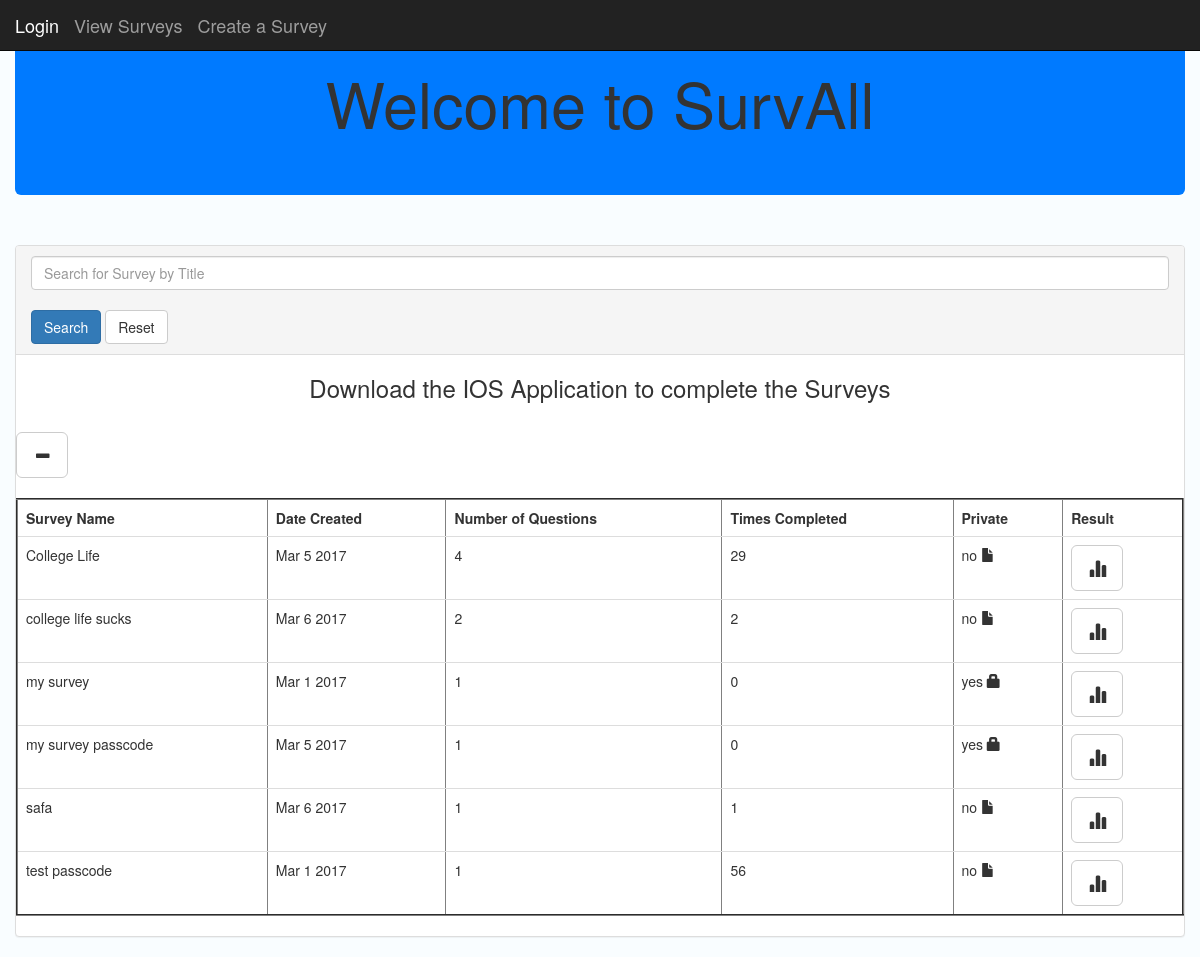
The app's page /, older data.
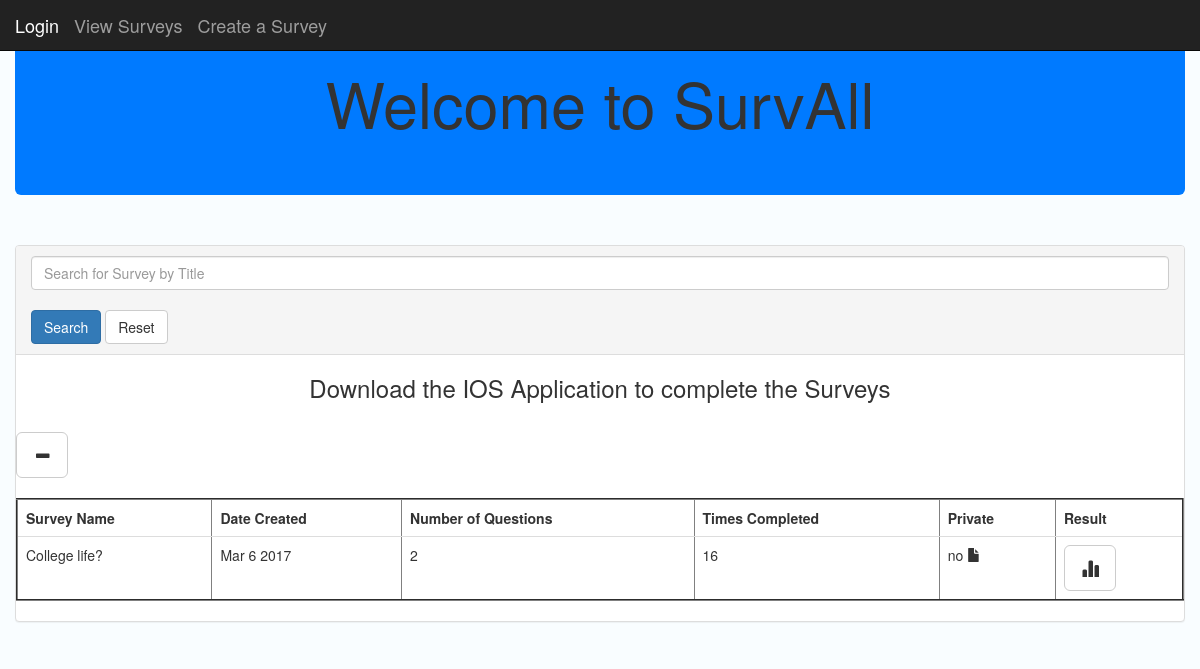
The same page, newer data.
### posts/models.py (models this page shows, shortened)
class Post(models.Model):
	title = models.CharField(max_length = 250)
	dateSurvCreated = models.DateTimeField()
	numOfQuestions = models.IntegerField( default = '1')
	numOfTimesCompleted = models.IntegerField( default = '1')
	private = models.CharField(max_length = 250, default = "no")
	passcode = models.CharField(max_length = 250, default = "code")
	def dateFormat(self):
		return self.dateSurvCreated.strftime('%b %e %Y')

### posts/views.py (the view)
# urls.py: 2. Add a URL to urlpatterns:  url(r'^$', views.home, name='home')
def home(request):
	posts = Post.objects.order_by('title')
	return render(request,'posts/home.html', {'posts':posts})

### posts/templates/posts/home.html (shortened to what this page needs)
<!DOCTYPE html>
<html lang="en">
  <head>
    {% load static %}
    <link rel="stylesheet" href="https://maxcdn.bootstrapcdn.com/bootstrap/3.3.7/css/bootstrap.min.css">
  </head>
	<nav class="navbar navbar-inverse navbar-fixed-top">
  		<div class="container-fluid">
    		<div class="navbar-header">
            <a class="navbar-brand active" href="{% url 'create_survey' %}">Login</a>
      			<a class="navbar-brand" href="{% url 'home' %}">View Surveys</a>
      			<a class="navbar-brand" href="{% url 'create_survey' %}">Create a Survey</a>
    		</div>
      		</div>
	</nav>
  <body style = "background-color: #f9fdff">
 	<div class="container-fluid">
    <div class="jumbotron" style = "background-color: rgb(0,122,255)">
      <h1 class = "text-center">Welcome to SurvAll</h1>
  </div>
    <br />
    <div class="panel panel-default">
    <div class="panel-heading">
    <form action = "{% url 'query_survey' %}" method="post">
    <input type="text" name="search_surveys" id ="search_surveys" class="form-control" placeholder="Search for Survey by Title"></input>
    <br>
      <button class="btn btn-primary btn-default btn">Search</button>
      <button class="btn btn-default btn" action="{% url 'view_survey' %}">Reset</button>
    </form>
    </div>
      <div id="demo" class="collapse in text-center">
        <h3>Download the IOS Application to complete the Surveys</h3>
      </div>
      <br>
      <button class="btn btn-default btn-lg" data-toggle="collapse" data-target="#demo"><span class="glyphicon glyphicon-minus" aria-hidden="true"></span></button>
      <br>
      <br>
      <div id = "tableResults">
			<table style = "background-color: #FFFFFF" class ="table" border='2' name ="survey_table" id = "survey_table">
			    <tr>
               		<th>Survey Name</th>
               		<th>Date Created </th>
               		<th>Number of Questions</th>
               		<th>Times Completed</th>
                  <th>Private</th>
                  <th>Result</th>
               	</tr>
				  {% for post in posts.all %}
				  <tr>
               	<td>{{ post.title }}</td>
               	<td>{{ post.dateFormat }}</td>
                <td>{{ post.numOfQuestions|floatformat:0 }}</td>
               	<td>{{ post.numOfTimesCompleted|floatformat:0 }}</td>
                <td>{{ post.private }}
                {% if post.private == "yes" %}
                  <span class ="glyphicon glyphicon-lock"></span>
                {% endif %}
                {% if post.private == "no" %}
                  <span class ="glyphicon glyphicon glyphicon-file"></span>
                {% endif %}
                </td>
                <td>
                  {% if post.private == "yes" %}
                <a href="{% url 'post_detail' post.id %}">
                <button class="btn btn-default btn-lg" onclick="return validatePasscode('{{ post.passcode }}','{{ post.id }}' )"><span class ="glyphicon glyphicon-stats"></span></button></a>
                </td>
                {% endif %}
                {% if post.private == "no" %}
                <a href="{% url 'post_detail' post.id %}">
                <button class="btn btn-default btn-lg"><span class ="glyphicon glyphicon-stats"></span></button></a>
                </td>
                {% endif %}
          </tr>
          {% endfor %}
			</table>
      </div>
      </div>
      </div>
  </body>
</html>

Row changes from the older to the newer data that the page shows:
removed Post: title "College Life", dateFormat "Mar 5 2017", numOfQuestions "4", numOfTimesCompleted "29", private "no"
removed Post: title "college life sucks", dateFormat "Mar 6 2017", numOfQuestions "2", numOfTimesCompleted "2", private "no"
removed Post: title "my survey", dateFormat "Mar 1 2017", numOfQuestions "1", numOfTimesCompleted "0", private "yes"
removed Post: title "my survey passcode", dateFormat "Mar 5 2017", numOfQuestions "1", numOfTimesCompleted "0", private "yes"
removed Post: title "safa", dateFormat "Mar 6 2017", numOfQuestions "1", numOfTimesCompleted "1", private "no"
removed Post: title "test passcode", dateFormat "Mar 1 2017", numOfQuestions "1", numOfTimesCompleted "56", private "no"
added Post: title "College life?", dateFormat "Mar 6 2017", numOfQuestions "2", numOfTimesCompleted "16", private "no"
